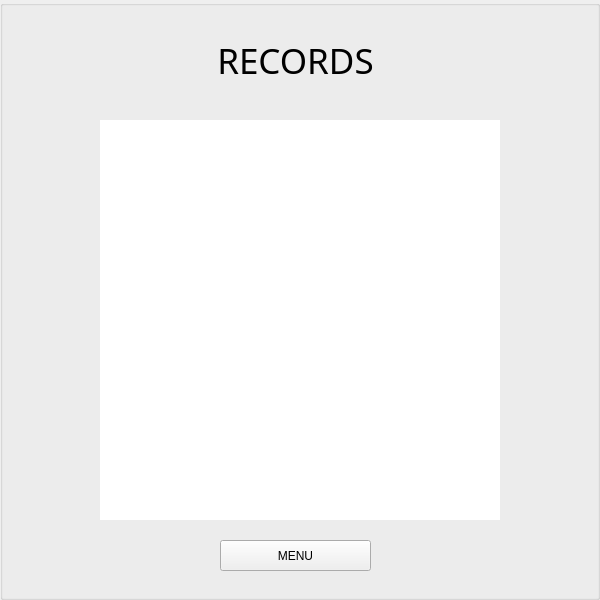
<?xml version="1.0" encoding="UTF-8"?>
<ui version="4.0">
 <class>Records</class>
 <widget class="QWidget" name="Records">
  <property name="geometry">
   <rect>
    <x>0</x>
    <y>0</y>
    <width>600</width>
    <height>600</height>
   </rect>
  </property>
  <property name="windowTitle">
   <string>Space Invaders</string>
  </property>
  <widget class="QGroupBox" name="container">
   <property name="geometry">
    <rect>
     <x>0</x>
     <y>0</y>
     <width>600</width>
     <height>600</height>
    </rect>
   </property>
   <property name="title">
    <string/>
   </property>
   <widget class="QLabel" name="titleLabel">
    <property name="geometry">
     <rect>
      <x>100</x>
      <y>40</y>
      <width>391</width>
      <height>41</height>
     </rect>
    </property>
    <property name="font">
     <font>
      <family>Snap ITC</family>
      <pointsize>26</pointsize>
     </font>
    </property>
    <property name="text">
     <string>RECORDS</string>
    </property>
    <property name="alignment">
     <set>Qt::AlignCenter</set>
    </property>
   </widget>
   <widget class="QPushButton" name="menuButton">
    <property name="geometry">
     <rect>
      <x>220</x>
      <y>540</y>
      <width>151</width>
      <height>31</height>
     </rect>
    </property>
    <property name="text">
     <string>MENU</string>
    </property>
   </widget>
   <widget class="QTextEdit" name="scoreBox">
    <property name="geometry">
     <rect>
      <x>300</x>
      <y>120</y>
      <width>200</width>
      <height>400</height>
     </rect>
    </property>
    <property name="font">
     <font>
      <family>Arial</family>
      <pointsize>12</pointsize>
      <weight>75</weight>
      <italic>true</italic>
      <bold>true</bold>
     </font>
    </property>
    <property name="layoutDirection">
     <enum>Qt::RightToLeft</enum>
    </property>
    <property name="frameShape">
     <enum>QFrame::NoFrame</enum>
    </property>
    <property name="lineWidth">
     <number>0</number>
    </property>
    <property name="readOnly">
     <bool>true</bool>
    </property>
   </widget>
   <widget class="QTextEdit" name="nameBox">
    <property name="geometry">
     <rect>
      <x>100</x>
      <y>120</y>
      <width>200</width>
      <height>400</height>
     </rect>
    </property>
    <property name="font">
     <font>
      <family>Arial</family>
      <pointsize>12</pointsize>
      <weight>75</weight>
      <italic>true</italic>
      <bold>true</bold>
     </font>
    </property>
    <property name="layoutDirection">
     <enum>Qt::RightToLeft</enum>
    </property>
    <property name="frameShape">
     <enum>QFrame::NoFrame</enum>
    </property>
    <property name="lineWidth">
     <number>0</number>
    </property>
    <property name="readOnly">
     <bool>true</bool>
    </property>
   </widget>
  </widget>
 </widget>
 <resources/>
 <connections/>
</ui>
